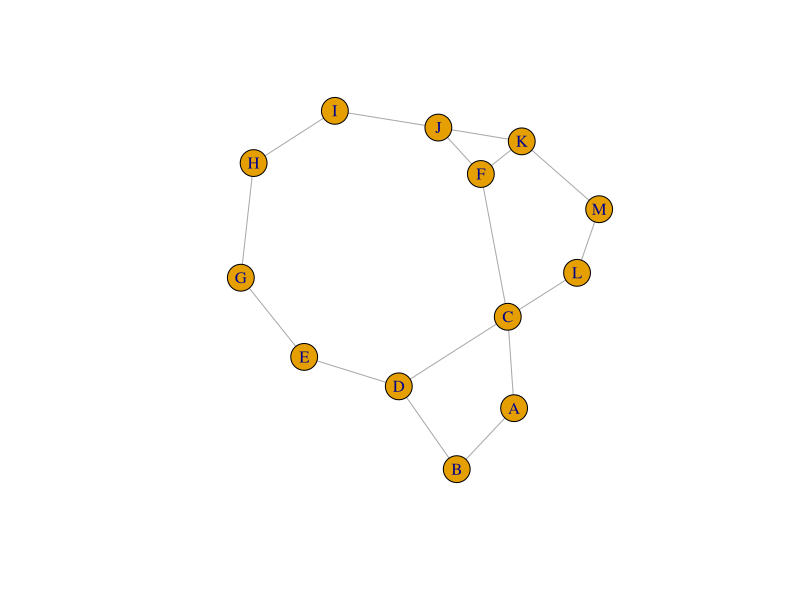
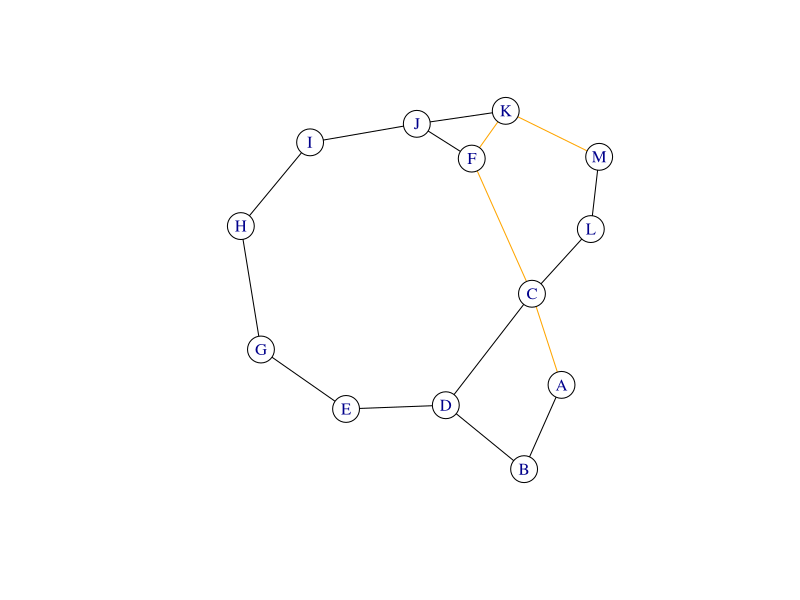

Recreate these plots in R, in order.
library(igraph)
# node_heuristic<-c(240,186,182,163,170,150,165,139,120,130,122,104,100,77,72,65,65,0)
# names(node_heuristic)<-c('A','B','C','D','E','F','G','H','I','J','K','L','M','N','O','P','Q','R')
# 
# graph_1<-graph(edges=c('A','B','A','C','A','D','A','E','B','K','C','I','D','N','E','J','K','H','I','L','I','M','I','F','N','F','N','J','J','Q','J','G','H','L','L','P','M','O','Q','R','Q','G','P','R','P','O','O','R'),directed=F)
# E(graph_1)$weight<-c(73,64,89,104,83,64,89,40,35,28,20,31,84,53,80,35,36,63,50,65,113,65,41,72)

node_heuristic<-c(223,222,166,192,165,136,122,111,100,60,32,102,0)
names(node_heuristic)<-c('A','B','C','D','E','F','G','H','I','J','K','L','M')

graph_1<-graph(edges = c('A','B','A','C','B','D','C','D','C','F','C','L','D','E','F','J','F','K','L','M','E','G','J','I','J','K','K','M','G','H','I','H'), directed = F)
E(graph_1)$weight<-c(36,61,31,32,31,80,52,122,112,102,43,45,36,32,30,40)

start_node<-'A'
goal<-'M'

plot(graph_1)

V(graph_1)$color<-"white"
E(graph_1)$color<-"black"

open<-c()
open[start_node]<-node_heuristic[start_node]
closed<-c()
path<-c()
cost<-c()
link<-c()
cost[start_node]<-0
print(cost[start_node])
flag<-FALSE
while(TRUE){
  if(length(open)==0){
    break
  }
  n<-names(open)[1]
  if(n==goal){
    path<-c(path,n)
    flag<-TRUE
    break
  }
  closed<-c(closed,open[1])
  open<-open[-1]
  adj<-adjacent_vertices(graph_1,n)
  for(i in 1:length(adj[[1]])){
    ei<-get.edge.ids(graph_1,c(n,adj[[1]][i]$name))
  
    cost_of_edge<-E(graph_1)[ei]$weight
    cost_of_node<-cost[n]+cost_of_edge
    total_node_heuristic<-node_heuristic[adj[[1]][i]$name]+cost_of_node
    if(adj[[1]][i]$name %in% names(open)){
      if(open[adj[[1]][i]$name]>total_node_heuristic){
        open[adj[[1]][i]$name]<-total_node_heuristic
        cost[adj[[1]][i]$name]<-cost_of_node
        link[adj[[1]][i]$name]<-n
      }
      next
    }
    if(adj[[1]][i]$name %in% names(closed)){
      if(closed[adj[[1]][i]$name]>total_node_heuristic){
        open[adj[[1]][i]$name]<-total_node_heuristic
        cost[adj[[1]][i]$name]<-cost_of_node
        link[adj[[1]][i]$name]<-n
      }
      next
    }
    open[adj[[1]][i]$name]<-node_heuristic[adj[[1]][i]$name]+cost_of_node
    cost[adj[[1]][i]$name]<-cost_of_node
    link[adj[[1]][i]$name]<-n
  }
  ordered_open<-order(as.numeric(open))
  open<-open[ordered_open]
  print(open)
  path<-c(path,n)
}
for(i in 2:length(path)){
  ei <- get.edge.ids(graph_1, c(path[i],link[path[i]]))
  E(graph_1)[ei]$color<-'orange'
}
plot(graph_1)
print(cost[goal])
if(flag){
  print(path)
}else{
  print("path not found")
}